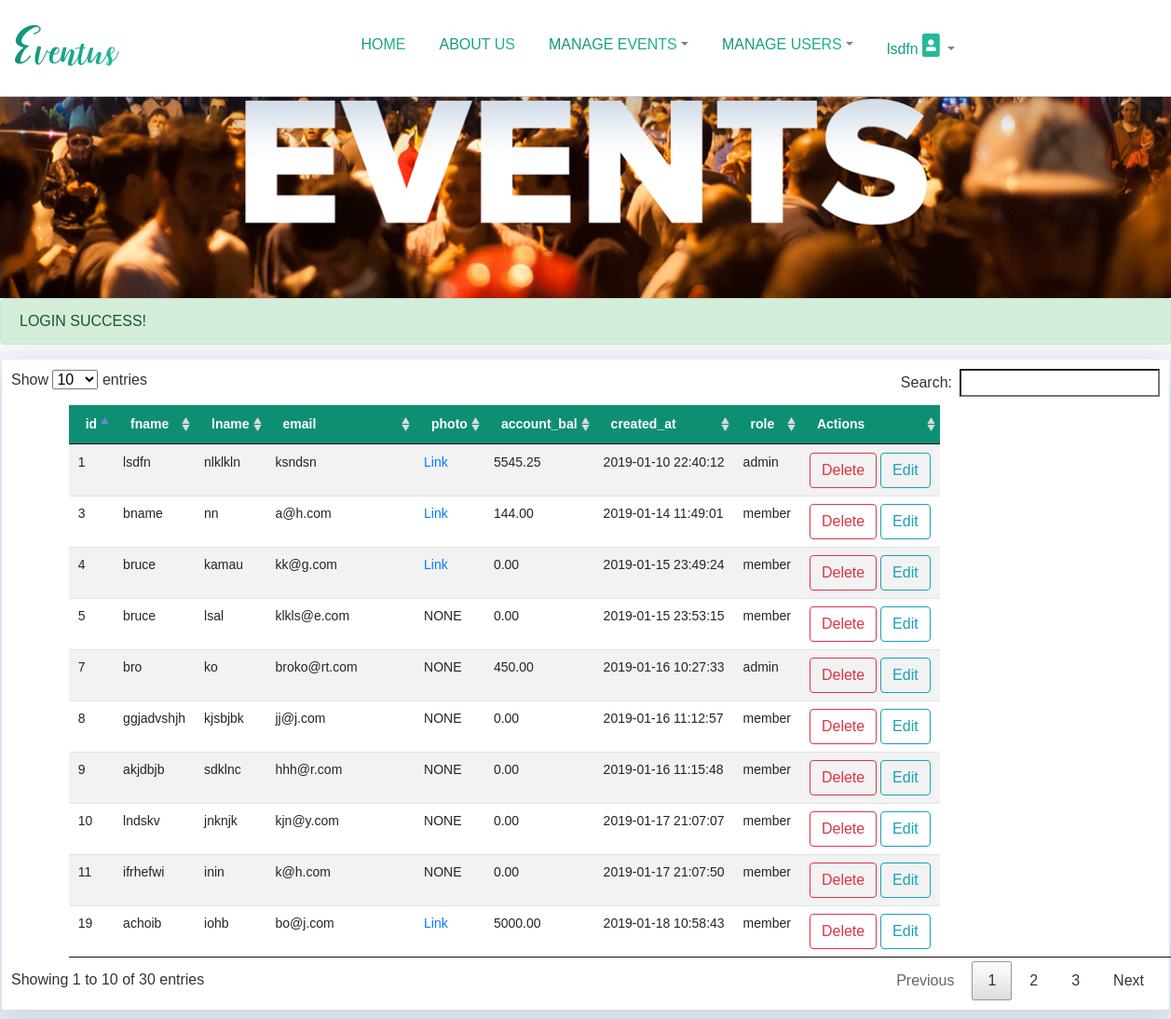
The app's page /display_users.php (signed in) with its own data.
### tables this page shows
CREATE TABLE IF NOT EXISTS `user` (
  `id` int(25) NOT NULL AUTO_INCREMENT COMMENT 'the user''s id',
  `fname` varchar(100) NOT NULL COMMENT 'user''s first name',
  `lname` varchar(100) NOT NULL COMMENT 'user''s last name',
  `email` varchar(255) NOT NULL COMMENT 'user''s email',
  `photo` varchar(200) DEFAULT NULL COMMENT 'user''s picture',
  `password` varchar(255) NOT NULL COMMENT 'user''s password',
  `account_bal` double(100,2) NOT NULL DEFAULT '0.00' COMMENT 'user''s account balance',
  `role_id` int(100) NOT NULL DEFAULT '2',
  `created_at` timestamp NOT NULL DEFAULT CURRENT_TIMESTAMP,
  `updated_at` timestamp NOT NULL ON UPDATE CURRENT_TIMESTAMP,
  PRIMARY KEY (`id`),
  UNIQUE KEY `unique_email` (`email`),
  KEY `role_id` (`role_id`)
);

CREATE TABLE IF NOT EXISTS `role` (
  `id` int(100) NOT NULL AUTO_INCREMENT COMMENT 'role id',
  `name` varchar(100) NOT NULL COMMENT 'role description',
  `created_at` timestamp NOT NULL DEFAULT CURRENT_TIMESTAMP,
  `updated_at` timestamp NOT NULL DEFAULT '0000-00-00 00:00:00' ON UPDATE CURRENT_TIMESTAMP,
  PRIMARY KEY (`id`)
);

### display_users.php (called while the page is built, shortened)
<?php
require_once './classes/user.php';
require_once './header_main.php';
$user = new User();
$user->displayUsers();
?>

### classes/user.php (the view, shortened to what this page needs)
<?php
require_once 'db.php';
class User
{
    private $id;
    private $fname;
    private $lname;
    private $email;
    private $photo;
    private $account_bal;
    private $created_at;
    private $role;
    public function getId()
    {
        return $this->id;
    }
    public function getFname()
    {
        return $this->fname;
    }
    public function getLname()
    {
        return $this->lname;
    }
    public function getEmail()
    {
        return $this->email;
    }
    public function getPhoto()
    {
        return $this->photo;
    }
    public function getAccountBal()
    {
        return $this->account_bal;
    }
    public function getCreatedAt()
    {
        return $this->created_at;
    }
    public function getRole()
    {
        return $this->role;
    }
    public function displayUsers($id='')
    {
        $db = new dataBase();
        $sql = "SELECT u.`id`,u.`fname`,u.`lname`,u.`email`,u.`photo`,u.`account_bal` , u.`created_at` , role.`name` AS `role`
                  FROM  project_eventus.user u
                  INNER JOIN project_eventus.role ON u.role_id = role.id ";
        $users = $db->setSql($sql)->getResults(__CLASS__);
        echo '<tbody>';
        foreach ($users as $user) {
            echo '<tr>
                     <td class="id-cell">' . $user->getId() . '</td>
                     <td class="nam1">' . $user->getFname() . '</td>
                     <td class="nam2">' . $user->getLname() . '</td>
                     <td>' . $user->getEmail() . '</td>
                     <td>' . displayImage($user->getPhoto()) . '</td>
                     <td>' . $user->getAccountBal() . '</td>
                     <td>' . $user->getCreatedAt() . '</td>
                     <td>' . $user->getRole() . '</td>
                     <td><a role="button" class="btn btn-outline-danger" href="#deleteModal" data-toggle="modal" aria-controls="deleteModal" class="btn btn-outline-danger">Delete</a>
                         <a href="./edit_user.php?id='.$user->getId().'" role="button" class="btn btn-outline-info"  aria-controls="editModal">Edit</a>
                     </td>
                 </tr>';
        }
        echo '</tbody></table></div>';
    }
}

### functions.php (shortened to what this page needs)
<?php
function displayImage($image){
    if (!empty($image)){
        $image='<a href=./assets/images/'.$image.'>Link</a>';
    }else{
        $image ='NONE';
    }
    return $image;
}

### css/main.css (style rules this page uses)
body { background-size: cover; font-family: Montserrat, sans-serif; }

### records on screen
user: id "1", fname "lsdfn", lname "nlklkln", email "ksndsn", account_bal "5545.25", created_at "2019-01-10 22:40:12", role.name "admin"
user: id "3", fname "bname", lname "nn", email "a@h.com", account_bal "144.00", created_at "2019-01-14 11:49:01", role.name "member"
user: id "4", fname "bruce", lname "kamau", email "kk@g.com", account_bal "0.00", created_at "2019-01-15 23:49:24", role.name "member"
user: id "5", fname "bruce", lname "lsal", email "klkls@e.com", photo "NONE", account_bal "0.00", created_at "2019-01-15 23:53:15", role.name "member"
user: id "7", fname "bro", lname "ko", email "broko@rt.com", photo "NONE", account_bal "450.00", created_at "2019-01-16 10:27:33", role.name "admin"
user: id "8", fname "ggjadvshjh", lname "kjsbjbk", email "jj@j.com", photo "NONE", account_bal "0.00", created_at "2019-01-16 11:12:57", role.name "member"
user: id "9", fname "akjdbjb", lname "sdklnc", email "hhh@r.com", photo "NONE", account_bal "0.00", created_at "2019-01-16 11:15:48", role.name "member"
user: id "10", fname "lndskv", lname "jnknjk", email "kjn@y.com", photo "NONE", account_bal "0.00", created_at "2019-01-17 21:07:07", role.name "member"
user: id "11", fname "ifrhefwi", lname "inin", email "k@h.com", photo "NONE", account_bal "0.00", created_at "2019-01-17 21:07:50", role.name "member"
user: id "19", fname "achoib", lname "iohb", email "bo@j.com", account_bal "5000.00", created_at "2019-01-18 10:58:43", role.name "member"

### other values on screen
$_SESSION['fname'] "lsdfn"
$_SESSION['message'] "LOGIN SUCCESS!"
$field "id"
$field "fname"
$field "lname"
$field "email"
$field "photo"
$field "account_bal"
$field "created_at"
$field "role"
